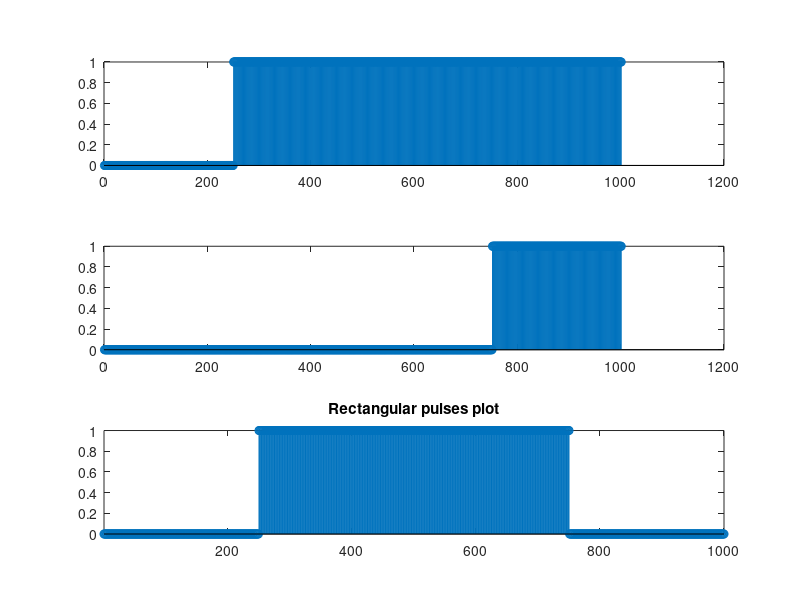

Source code (MATLAB):
t = -1:1/500:1
v1 = [zeros(1,250), ones(1,751)];
v2 = [zeros(1,751), ones(1,250)];
v = v1-v2
figure, subplot(3,1,1)
stem(v1)
subplot(3,1,2)
stem(v2)
subplot(3,1,3)
stem(v)
axis tight
title('Rectangular pulses plot')